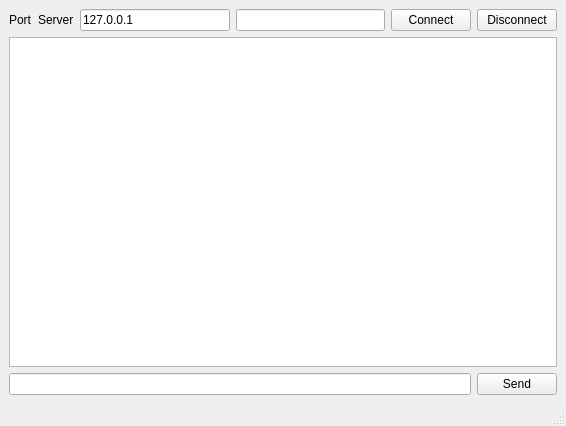
<?xml version="1.0" encoding="UTF-8"?>
<ui version="4.0">
 <class>MainWindow</class>
 <widget class="QMainWindow" name="MainWindow">
  <property name="geometry">
   <rect>
    <x>0</x>
    <y>0</y>
    <width>566</width>
    <height>426</height>
   </rect>
  </property>
  <property name="windowTitle">
   <string>MainWindow</string>
  </property>
  <widget class="QWidget" name="centralwidget">
   <layout class="QVBoxLayout" name="verticalLayout">
    <item>
     <layout class="QHBoxLayout" name="horizontalLayout">
      <item>
       <widget class="QLabel" name="label_2">
        <property name="text">
         <string>Port</string>
        </property>
       </widget>
      </item>
      <item>
       <widget class="QLabel" name="label">
        <property name="text">
         <string>Server</string>
        </property>
       </widget>
      </item>
      <item>
       <widget class="QLineEdit" name="txtServer">
        <property name="text">
         <string>127.0.0.1</string>
        </property>
       </widget>
      </item>
      <item>
       <widget class="QLineEdit" name="txtPort"/>
      </item>
      <item>
       <widget class="QPushButton" name="btnConnect">
        <property name="text">
         <string>Connect</string>
        </property>
       </widget>
      </item>
      <item>
       <widget class="QPushButton" name="btnDisconnect">
        <property name="text">
         <string>Disconnect</string>
        </property>
       </widget>
      </item>
     </layout>
    </item>
    <item>
     <widget class="QListView" name="listView"/>
    </item>
    <item>
     <layout class="QHBoxLayout" name="horizontalLayout_2">
      <item>
       <widget class="QLineEdit" name="txtMessage"/>
      </item>
      <item>
       <widget class="QPushButton" name="btnSend">
        <property name="text">
         <string>Send</string>
        </property>
       </widget>
      </item>
     </layout>
    </item>
   </layout>
  </widget>
  <widget class="QMenuBar" name="menubar">
   <property name="geometry">
    <rect>
     <x>0</x>
     <y>0</y>
     <width>566</width>
     <height>22</height>
    </rect>
   </property>
  </widget>
  <widget class="QStatusBar" name="statusbar"/>
 </widget>
 <resources/>
 <connections/>
</ui>
